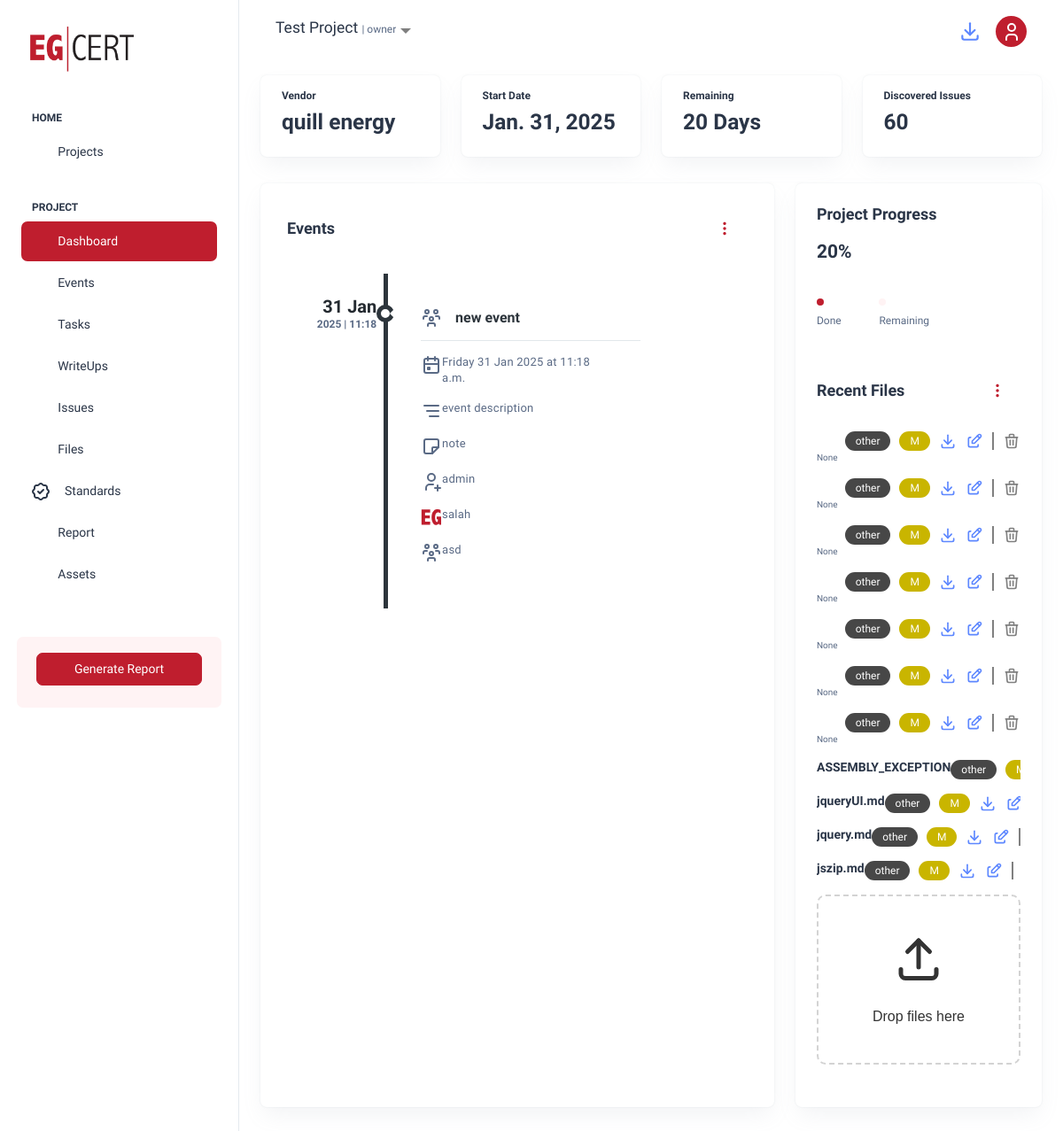
/projects/5/ (signed in), run on an earlier commit of the app's database.
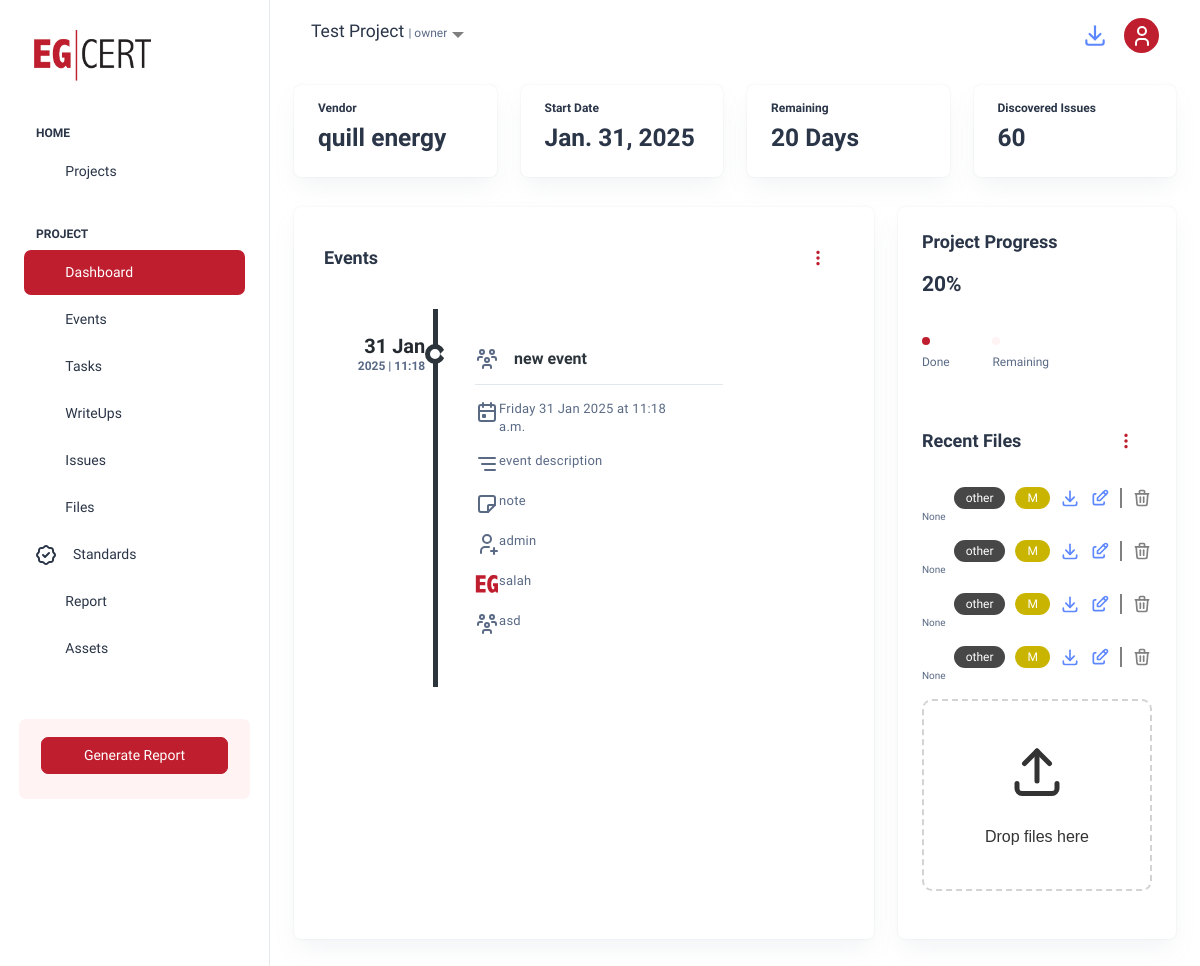
And on a later commit of the database.
### events/models.py (models this page shows, shortened)
class Event(models.Model):
    EVENT_TYPES = [
        ('MEETING', 'Meeting'),
        ('RECEIVE', 'Receive Devices or Documentation'),
        ('DELIVER', 'Delivery of Results'),
        ('MILESTONE', 'Milestone Achieved'),
        ('KICKOFF', 'Kickoff Meeting'),
        ('UPDATE', 'Progress Update'),
        ('INCIDENT', 'Incident Report'),
        ('RETURN', 'Return of Test Devices'),
        ('REPORT', 'Report Sent'),
        ('FEEDBACK', 'Post-Engagement Feedback'),
        ('OTHER', 'Other'),
    ]
    project = models.ForeignKey(Project, on_delete=models.CASCADE, related_name='events')
    title = models.CharField(max_length=200)
    description = models.TextField(blank=True)
    note = models.TextField(blank=True, null=True)
    event_date = models.DateTimeField(blank=True, null=True, default=timezone.now)
    event_type = models.CharField(max_length=50, choices=EVENT_TYPES , default='OTHER', null=True, blank=True)
    related_files = models.ManyToManyField(File, related_name='events', blank=True)
    action_creator = models.ForeignKey(
        settings.AUTH_USER_MODEL, on_delete=models.SET_NULL, null=True, blank=True, related_name='created_events'
    )
    team_participants = models.ManyToManyField(
        settings.AUTH_USER_MODEL, related_name='team_events', blank=True
    )
    external_participants = models.CharField(max_length=500, blank=True, null=True)  # Comma-separated list of names

### files/models.py (models this page shows, shortened)
class File(models.Model):
    FILE_TYPE_CHOICES = [
        ('external', 'External Entity'),
        ('exported', 'Exported During Pentest'),
        ('result', 'Result of the Test'),
        ('reply', 'Document Reply'),
        ('letter', 'Letter'),
        ('firmware', 'Firmware'),
        ('log', 'Log File'),
        ('exploit', 'Exploit Script/Code'),
        ('configuration', 'Configuration File'),
        ('tool', 'Tool'),
        ('other', 'Other'),
        ('writeup', 'Writeup Related'),
    ]
    FILE_STATUS_CHOICES = [
        ('pending', 'Pending Analysis'),
        ('in_progress', 'In Progress'),
        ('completed', 'Analysis Completed'),
    ]
    CONFIDENTIALITY_LEVEL_CHOICES = [
        ('low', 'Low'),
        ('medium', 'Medium'),
        ('high', 'High'),
    ]
    project = models.ForeignKey(Project, related_name='files', on_delete=models.CASCADE)
    name = models.CharField(max_length=255)
    description = models.TextField(blank=True, null=True)
    file = models.FileField(upload_to='project_files/')
    created_at = models.DateTimeField(auto_now_add=True)
    file_type = models.CharField(
        max_length=20,
        choices=FILE_TYPE_CHOICES,
        default='other'  # Default value
    )
    file_status = models.CharField(max_length=15, choices=FILE_STATUS_CHOICES, default='pending')
    confidentiality_level = models.CharField(max_length=10, choices=CONFIDENTIALITY_LEVEL_CHOICES, default='medium')
    tags = models.CharField(max_length=255, blank=True, null=True, help_text="Comma-separated tags for categorization")
    related_vulnerabilities = models.TextField(blank=True, null=True, help_text="IDs or names of related vulnerabilities")
    uploaded_by = models.ForeignKey(
        'auth.User', on_delete=models.SET_NULL, null=True, blank=True, related_name='uploaded_files'
    )
    uploaded_at = models.DateTimeField(null=True, blank=True,)
    last_modified_at = models.DateTimeField(auto_now=True)

### projects/views.py (the view)
# urls.py: path('<int:project_id>/', views.project_dashboard, name='project_dashboard'),
@login_required
def project_dashboard(request, project_id):
    project = get_object_or_404(Project, id=project_id)
    if not (request.user.is_staff or project.owner == request.user or request.user in project.project_workers.all()):
        return HttpResponseForbidden("You do not have permission to view this project.")
    files = project.files.all().order_by('-created_at')
    events = project.events.all().order_by('-event_date')
    return render(request, 'projects/project_dashboard.html', {'project': project , 'events':events , 'files' : files} )

### events/templatetags/custom_filters.py (called while the page is built)
@register.filter
def parse_json(value):
    try:
        return json.loads(value)
    except json.JSONDecodeError:
        return []

### projects/context_processors.py (called while the page is built)
def user_projects(request):
    if request.user.is_authenticated:
        projects = Project.objects.filter(project_workers=request.user) | Project.objects.filter(owner=request.user)
        print(projects)
        return {'user_projects': projects.distinct()}  # Use distinct() to avoid duplicate results
    return {'user_projects': []}

### projects/models.py (called while the page is built)
    def __str__(self):
        return self.name

### projects/templates/projects/project_dashboard.html (shortened to what the changed rows need)
{% extends "base_for_project.html" %}
{% load static %}
{% load custom_filters %}
{% block extra_css %}
<link rel="stylesheet" href="{% static 'custom/styles/timeline.css' %}">
<link
  href="https://cdn.jsdelivr.net/npm/bootstrap-icons/font/bootstrap-icons.css"
  rel="stylesheet"
/>
<link rel="stylesheet" href="{% static 'custom/styles/files.css' %}">
{% endblock %}
{% block content %}
<div class="container-fluid">
<div class="row">
 <div class="col-lg-8 d-flex align-items-strech">
   <div class="card w-100">
     <div class="card-body">
       <div>
         <div class="container">
           <ul class="timeline">
            {% for event in events %}
                <li>
                  <div class="timeline-time">
                    <span class="time">{{ event.event_date|date:"d M" }}</span>
                    <span class="date">{{ event.event_date|date:"Y" }} | {{ event.event_date|date:"H:i" }}</span>
                  </div>
                  <div class="timeline-icon">
                  </div>
                  <div class="timeline-body">
                    <div class="timeline-header" style="   display: flex;   justify-content: space-between;   align-items: center; ">
                      <div style="display: flex; align-items: center">
                        <span class="username" style="margin-left: 15px;"> {{ event.title }} </span>
                      </div>
                      <div style="display: flex; gap: 10px">
                        <a href="{% url 'events:modify_event' project.id event.id %}" class="edit-icon">
                          <i class="ti ti-edit"></i>
                        </a>
                        <div style="position: relative; display: inline-block" data-id="{{ event.title }}">
                          <a
                            href="javascript:void(0);"
                            class="delete-icon"
                            onclick="toggleDropdown(this)"
                          >
                            <i class="ti ti-dots"></i>
                          </a>
                        </div>
                      </div>
                    </div>
                    <div class="timeline-content">
                      <div class="row mb-3">
                        <div class="col-md-1"><strong></strong></div>
                        <div class="col-md-9">{{ event.event_date|date:"l d M Y" }} at {{ event.event_date|date:"g:i a" }}</div>
                      </div>
                      {% if event.description %}
                      <div class="row mb-3">
                        <div class="col-md-1"><strong></strong></div>
                        <div class="col-md-9">{{ event.description }}</div>
                      </div>
                      {%endif%}
                      {% if event.description %}
                      <div class="row mb-3">
                        <div class="col-md-1"><strong></strong></div>
                        <div class="col-md-9">{{ event.note }}</div>
                      </div>
                      {%endif%}
                      <div class="row mb-3">
                        <div class="col-md-1"><strong></strong></div>
                        <div class="col-md-9">{{ event.action_creator }}</div>
                      </div>
                      {% if event.team_participants.all %}
                      <div class="row mb-3">
                        <div class="col-md-1"><strong> </strong></div>
                        <div class="col-md-9">
                          <ul>
                            {% for participant in event.team_participants.all %}
                              <li>{{ participant.username }}</li>
                            {% endfor %}
                          </ul>
                        </div>
                      </div>
                      {%endif%}
                      {% if event.external_participants|parse_json %}
                      <div class="row mb-3">
                        <div class="col-md-1"><strong></strong></div>
                        <div class="col-md-9">
                          <ul>
                            {% for participant in event.external_participants|parse_json %}
                                <li>{{ participant.value }}</li>
                            {% endfor %}
                          </ul>
                        </div>
                      </div>
                      {%endif%}
                    </div>
                  </div>
                </li>
                {% endfor %}
           </ul>
         </div>
       </div>
     </div>
   </div>
 </div>
 <div class="col-lg-4">
   <div class="row">
     <div class="col-lg-12">
       <div class="card overflow-hidden">
        <div class="card-body p-4">
          <div class="table-responsive">
            <table class="table text-nowrap mb-0 align-middle">
              <tbody>
                {% for file in files %}
                    <div class="file-item" id="file_item_id{{file.id}}" data-file-name="{{ file.name|lower }}">
                      <div class="file-header" style="display: flex; justify-content: space-between; align-items: center;">
                        <div style="display: flex; align-items: center">
                          <h6 class="fw-semibold mb-1 cursor-pointer" onclick="toggleRow(this)">{{ file.name }}</h6>
                        </div>
                        <div style="display: flex; gap: 10px; align-items: center;">
                          <span class="badge category" style="background-color: rgb(71, 71, 71) ; border-radius: 20px; padding: 5px 12px; font-size: 0.75rem;">
                            {{ file.file_type }}
                          </span>
                          <span class="badge" style="background-color:
                            {% if file.confidentiality_level == 'high'%}
                            rgb(185, 34, 0)
                            {% elif file.confidentiality_level == 'medium'%}
                            rgb(201, 181, 0)
                            {% elif file.confidentiality_level == 'low'%}
                            rgb(29, 199, 43)
                            {%endif%}
                          ; border-radius: 20px; padding: 5px 12px; font-size: 0.75rem;">
                          {{ file.confidentiality_level|slice:":1"|capfirst }}
                          </span>
                          <a href="{{ file.file.url }}" class="edit-icon">
                          </a>
                          {% if user == file.uploaded_by or user == file.project.owner or user.is_staff  %}
                          <a href="{% url 'files:edit_file' file.id %}" class="edit-icon">
                          </a>
                          <div style="height: 20px; width: 2px; background-color: gray;"></div>
                          <a href="javascript:void(0)" onclick="deletefile('{{file.id}}')" class="delete_icon">
                          </a>
                          {%endif%}
                        </div>
                      </div>
                      <p class="fw-normal file-description" style="font-size: 10px;">
                        {{ file.description }}
                      </p>
                    </div>
                  {% endfor %}
              </tbody>
            </table>
          </div>
        </div>
       </div>
     </div>
   </div>
 </div>
</div>
</div>
{% endblock %}

What changed in the data, as far as the page shows it:
removed File: file_type "other", confidentiality_level "M", description "None"
removed File: file_type "other", confidentiality_level "M", description "None"
removed File: file_type "other", confidentiality_level "M", description "None"
removed File: name "ASSEMBLY_EXCEPTION", file_type "other"
removed File: name "jqueryUI.md", file_type "other", confidentiality_level "M"
removed File: name "jquery.md", file_type "other", confidentiality_level "M"
removed File: name "jszip.md", file_type "other", confidentiality_level "M"
